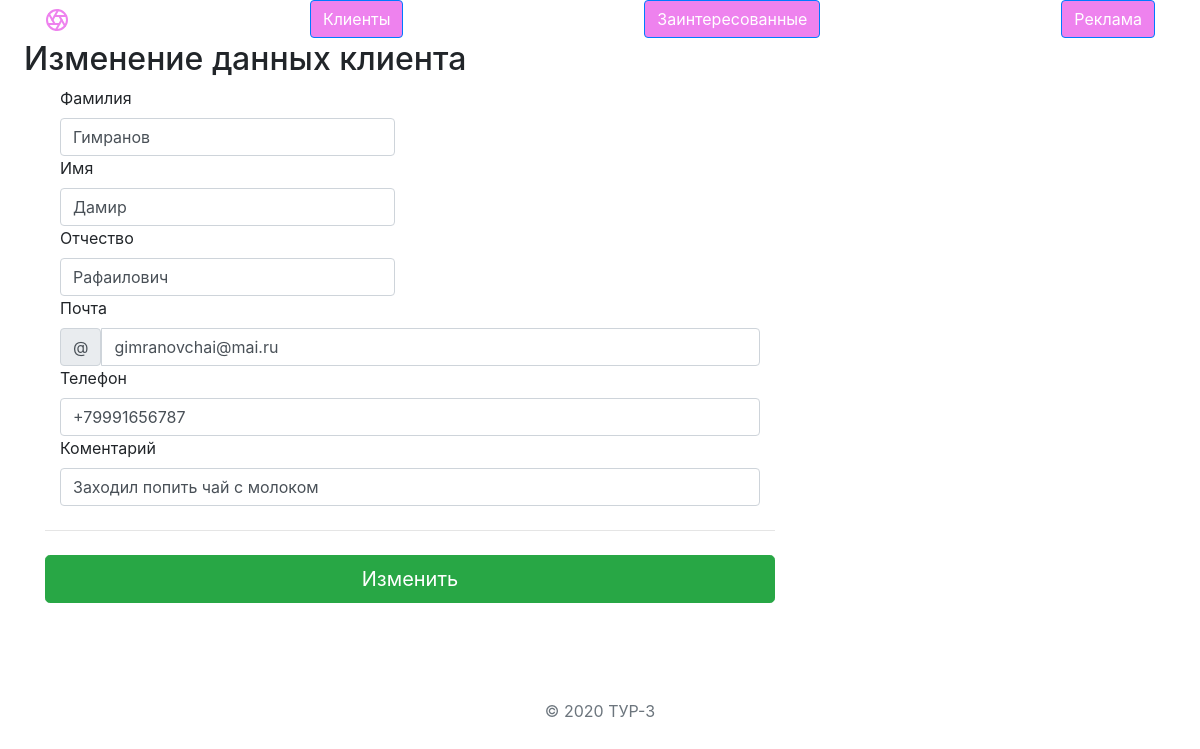
The page /one_interested/change/7 on the database its author committed.
### main/models.py (models this page shows)
class interested(models.Model):
    surname = models.CharField(max_length=200)
    name = models.CharField(max_length=200)
    lastname = models.CharField(max_length=200)
    phone = models.CharField(max_length=200)
    email = models.CharField(max_length=200, default='')
    comment = models.CharField(max_length=1000)

### main/views.py (the view)
# urls.py: path('one_interested/change/<str:i_id>', views.one_interested_change),
@csrf_exempt
def one_interested_change(request, i_id):
    if request.method == 'POST':
        form = add_interested(request.POST)
        if form.is_valid():
            print(form.cleaned_data)
            interested(**form.cleaned_data).save()
            interested.objects.get(id=i_id).delete()
            return HttpResponseRedirect('/interested')
    else:
        context = {'data': interested.objects.get(id=i_id)}
        return render(request, 'main/change_interested.html', context=context)

### main/templates/main/change_interested.html (shortened to what this page needs)
<!doctype html>
<html lang="en">
<head>
    <link rel="stylesheet" href="https://stackpath.bootstrapcdn.com/bootstrap/4.5.2/css/bootstrap.min.css">
</head>
<body>
{% include "./helpers/header.html" %}
<main class="ms-sm-auto px-md-4">
    <h2>Изменение данных клиента</h2>
    <div class="container">
        <main>
            <div class="row g-3">
                <div class="col-md-7 col-lg-8">
                    <form class="needs-validation" novalidate="" method="post">
                        <div class="col-sm-6">
                            <label>Фамилия</label>
                            <input name="surname" class="form-control" type="text" value="{{data.surname}}">
                        </div>
                        <div class="col-sm-6">
                            <label class="form-label">Имя</label>
                            <input name="name" class="form-control"  type="text" value="{{data.name}}">
                        </div>
                        <div class="col-sm-6">
                            <label class="form-label">Отчество</label>
                            <input name="lastname" class="form-control"  type="text" value="{{data.lastname}}">
                        </div>
                        <div class="col-12">
                            <label class="form-label">Почта</label>
                            <div class="input-group">
                                <span class="input-group-text">@</span>
                                <input name="email" class="form-control"  type="text" value="{{data.email}}">
                            </div>
                        </div>
                        <div class="col-12">
                            <label class="form-label">Телефон</label>
                            <input name="phone" class="form-control"  type="text" value="{{data.phone}}">
                        </div>
                        <div class="col-12">
                            <label class="form-label">Коментарий</label>
                            <input name="comment" class="form-control"  type="text" value="{{data.comment}}">
                        </div>
                <hr class="my-4">
                <button class="w-100 btn btn-success btn-lg" type="submit">Изменить</button>
                </form>
                </div>
            </div>
        </main>
        <footer class="my-5 pt-5 text-muted text-center text-small">
            <p class="mb-1">© 2020 ТУР-3</p>
        </footer>
    </div>
</main>
</body>
</html>

### rows shown on the page
interested: surname "Гимранов", name "Дамир", lastname "Рафаилович", email "gimranovchai@mai.ru", phone "+79991656787", comment "Заходил попить чай с молоком"
